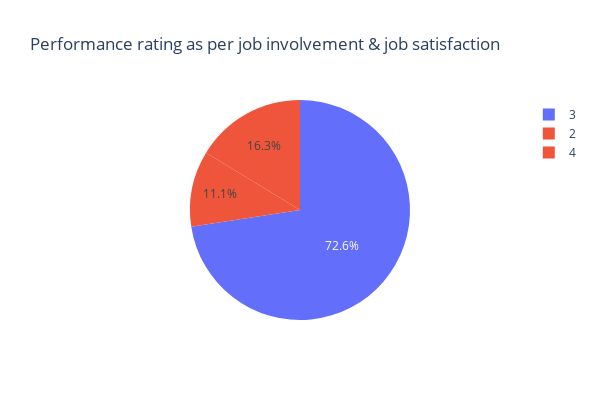

Here is the notebook cell this chart was saved with:
### Markdown cell above
**We can clearly observe that where salary hike is low, performance rating is low.**

### Code cell
#Performance rating as per job involvement & job satisfaction

fig = px.pie(data, values='EmpJobSatisfaction', names= 'PerformanceRating', color= 'EmpJobInvolvement',
            title = 'Performance rating as per job involvement & job satisfaction',width=600, height=400)
fig.show()

### Figure 1 — Plotly figure (JSON) as saved in the notebook; plotly's stock layout.template omitted (floating-point values rounded to 4 significant figures; data arrays with more than 128 entries replaced by an {"elided": "..."} marker saying what was removed)
{"data": [{"customdata": {"elided": "1200x1 int values"}, "domain": {"x": [0, 1], "y": [0, 1]}, "hovertemplate": "PerformanceRating=%{label}<br>EmpJobSatisfaction=%{value}<br>EmpJobInvolvement=%{customdata[0]}<extra></extra>", "labels": {"elided": "1200 int values"}, "legendgroup": "", "marker": {"colors": {"elided": "1200 str values"}}, "name": "", "showlegend": true, "type": "pie", "values": {"elided": "1200 int values"}}], "layout": {"height": 400, "legend": {"tracegroupgap": 0}, "title": {"text": "Performance rating as per job involvement & job satisfaction"}, "width": 600}}
